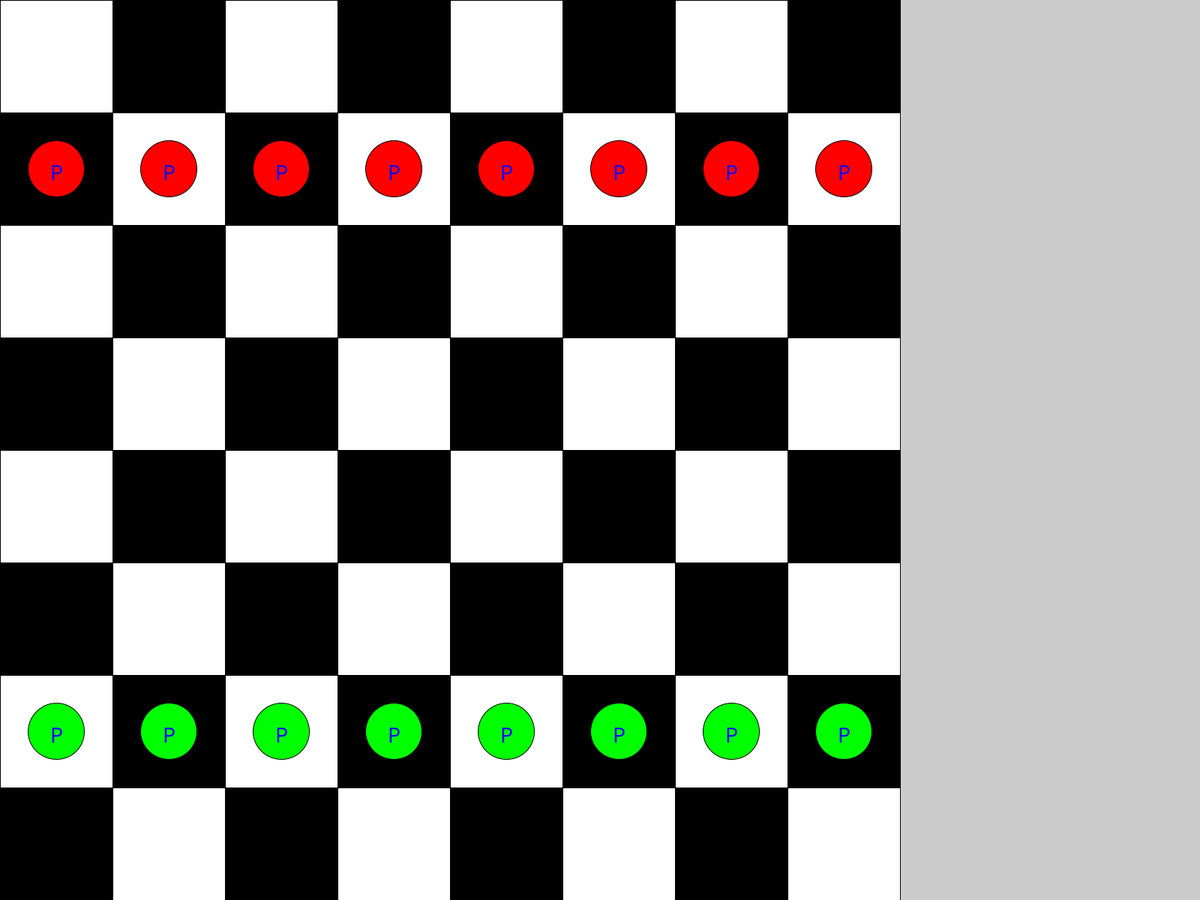
Frame 1 (no input)
Frame 60 (the mouse pressed at the canvas centre just before this capture): identical to frame 1, image omitted
Frame 120 (the mouse held since frame 60 and released just before this capture): identical to frame 1, image omitted

The Processing sketch that drew this single still picture (run headless with seeded random() and noise(); from frame 60 on, the mouse is pressed at the canvas centre):

// Processing sketch: Chess
// ── Chess.pde
int gridWidth = 8;
int gridHeight = 8;

int gridArea = gridHeight * gridWidth;

int cellSize;

ArrayList<Cell> c = new ArrayList<Cell>();
ArrayList<Pawn> pawn = new ArrayList<Pawn>();
ArrayList<Rook> rook = new ArrayList<Rook>();

int[] pawnPos = new int[pawn.size()];
int[] rookPos = new int[rook.size()];

void setup()
{
  fullScreen();
  textAlign(CENTER);

  cellSize = height/gridHeight;

  for (int i = 0; i < gridWidth; i++)
  {
    for (int j = 0; j < gridHeight; j++)
    {
      c.add(new Cell(cellSize*i, cellSize*j, cellSize));
    }
  }

  for (int i = 0; i < gridArea; i++)
  {
    if (pawn.size() < 16)
    {
      if (i % gridHeight == 1)
      {
        pawn.add(new Pawn(c.get(i).x + cellSize/2, c.get(i).y + cellSize/2, cellSize/2, true, "P"));
      }

      if (i % gridHeight == gridHeight - 2)
      {
        pawn.add(new Pawn(c.get(i).x + cellSize/2, c.get(i).y + cellSize/2, cellSize/2, false, "P"));
      }
    }
  }

  for (int i = 0; i < rook.size(); i++)
  {
    if (rook.size() < 4)
    {
      if (i % gridHeight == 0)
      {
        if (i % gridWidth == 0 || i % gridWidth == gridWidth - 1)
        {
          rook.add(new Rook(c.get(i).x + cellSize/2, c.get(i).y + cellSize/2, cellSize/2, true, "R"));
        }
      }

      if (i % gridHeight == gridHeight - 1)
      {
        if (i % gridWidth == 0 || i % gridWidth == gridWidth - 1)
        {
          rook.add(new Rook(c.get(i).x + cellSize/2, c.get(i).y + cellSize/2, cellSize/2, true, "R"));
        }
      }
    }
  }
}

void draw()
{
  for (int i = 0; i < gridArea; i++)
  {
    if ((i/gridHeight) % 2 == 0)
    {
      if (i % 2 == 0)
      {
        c.get(i).colour = 255;
      }
    } else if ((i/gridHeight) % 2 == 1)
    {

      if (i % 2 == 0) 
      {
        c.get(i+1).colour = 255;
      }
    }
    c.get(i).display();
  }

  for (int i = 0; i < pawn.size(); i++)
  {
    pawn.get(i).display();
  }

  for (int i = 0; i < rook.size(); i++)
  {
    rook.get(i).display();
  }
}
// ── pawn.pde
class Pawn extends Piece
{
 Pawn(int _x, int _y, int _size, boolean _red, String _type)
 {
   super(_x, _y, _size, _red, _type);
 }
}
// ── piece.pde
class Piece
{
  int x;
  int y;

  int size;
  boolean red;
  String type;

  Piece(int _x, int _y, int _size, boolean _red, String _type)
  {
    x = _x;
    y = _y;

    size = _size;
    red = _red;
    type = _type;
  }

  void display()
  {
    if (red)
    {
      fill(255, 0, 0);
    } 
    
    if (red == false)
    {
      fill(0, 255, 0);
    }

    ellipse(x, y, cellSize/2, cellSize/2);
    
    fill(0, 0, 255);
    textSize(30);
    text(type, x, y + cellSize/10);
  }
  
  void showPiece()
  {
    
  }
}
// ── rook.pde
class Rook extends Piece
{
 Rook(int _x, int _y, int _size, boolean _red, String _type)
 {
   super(_x, _y, _size, _red, _type);
 }
}
// ── square.pde
class Cell
{
  int x;
  int y;

  float size;
  int colour = 0;

  Cell(int _x, int _y, float _size)
  {
    x = _x;
    y = _y;

    size = _size;
  }

  void display()
  {
    fill(colour);
    rect(x, y, size, size);
  }
}
